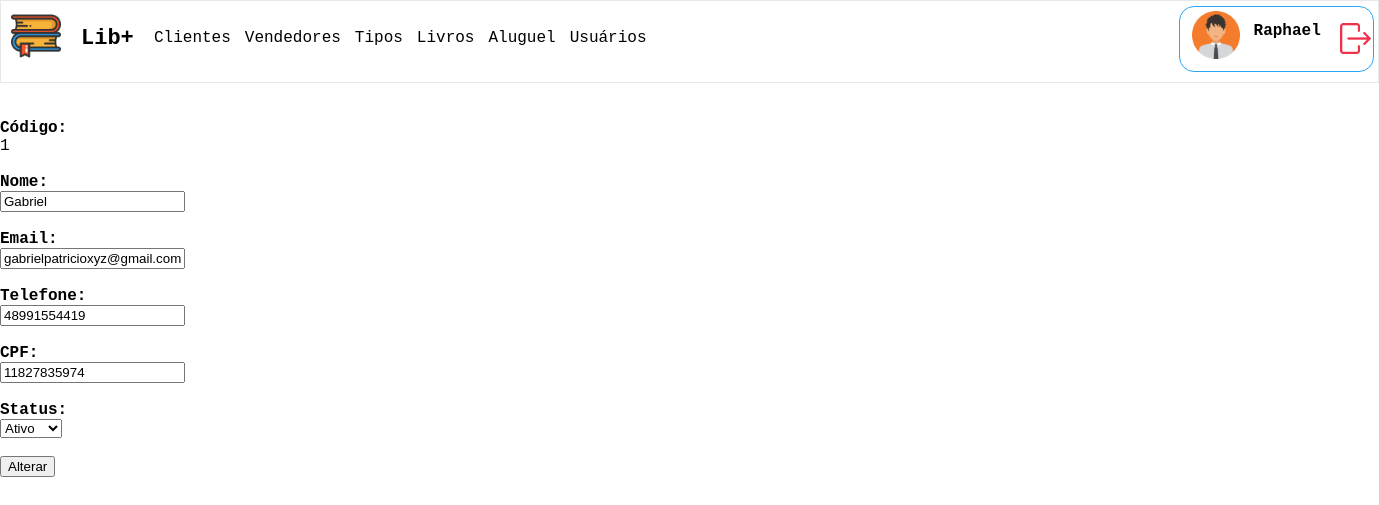
Before: /alterar_clientes.php?id=1 (signed in) with the older database file.
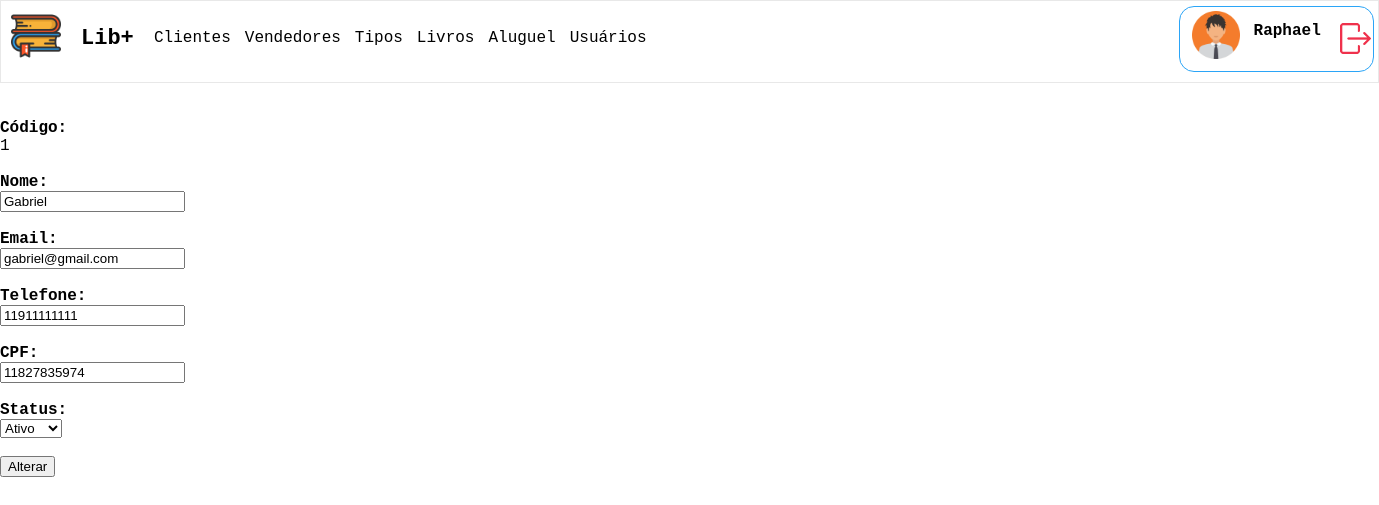
After: the same page with the newer database file.
### tables this page shows
CREATE TABLE `cliente` (
  `id` int(11) NOT NULL,
  `nome` varchar(150) NOT NULL,
  `email` varchar(150) NOT NULL,
  `telefone` varchar(14) NOT NULL,
  `cpf` char(14) NOT NULL,
  `status` char(1) NOT NULL
);

### alterar_clientes.php (the view, shortened to what this page needs)
<?php
	include('conexao.php');
	$id = $_GET['id'];
	$sql = "SELECT * FROM cliente WHERE id = {$id}";
	$query = mysqli_query($conexao, $sql);
	$item = mysqli_fetch_array($query, MYSQLI_ASSOC);
?>
<!DOCTYPE html>
<html lang="pt=br">
	<head>
	</head>
	<body>
		<?php include('menu.php'); ?>
		<form action="alterar_clientes_db.php" method="post">
			<label>Código:</label><br>
			<?php echo $id; ?><br><br>
			<label for="nome">Nome:</label><br>
			<input type="text" name="nome" id="nome" maxlength="150" value="<?php echo $item['nome']; ?>"><br><br>
			<label for="email">Email:</label><br>
			<input type="text" name="email" id="email" maxlength="150" value="<?php echo $item['email']; ?>"><br><br>
			<label for="telefone">Telefone:</label><br>
			<input type="text" name="telefone" id="telefone" maxlength="14" value="<?php echo $item['telefone']; ?>"><br><br>
			<label for="cpf">CPF:</label><br>
			<input type="text" name="cpf" id="cpf" maxlength="14" value="<?php echo $item['cpf']; ?>"><br><br>
			<label for="status">Status:</label><br>
			<select name="status" id="status">
				<option value="A"<?php if ($item['status'] == 'A') { ?> selected="selected"<?php } ?>>Ativo</option>
			</select><br><br>
			<button type="submit">Alterar</button>
		</form>
	</body>
</html>

### menu.php (shortened to what this page needs)
<link rel="stylesheet" type="text/css" href="css/style.css" media="screen">
<head>
</head>
<body>
    <header>
        <div class="cabecalho">
             <img class="logo" src="imagens/logo.png" alt="logo">
	    </div>
	    <div class="cabecalho">
		     <h1>  Lib+ </h1>
	    </div>
        <div class="menu">
            <table>
                <thead>
                    <tr>
                        <th><a class="link-menu" href="listar_clientes.php">Clientes</a></th>
                        <th><a class="link-menu" href="listar_vendedores.php">Vendedores</a></th>
                        <th><a class="link-menu" href="listar_tipos.php">Tipos</a></th>
                        <th><a class="link-menu" href="listar_livros.php">Livros</a></th>
                        <th><a class="link-menu" href="listar_aluguel.php">Aluguel</a></th>
                        <th><a class="link-menu" href="listar_usuarios.php">Usuários</a></th>
                    </tr>
                </thead>
            </table>
        </div>
        <div class="user-box">
			<img class="img-box" src="imagens/user.png" alt="user" > <br>
			<p class="nome-box"> <?php echo $_SESSION['usuario']['nome'];?> </p><br>
			<a href="sair.php"><img class="button-box" src="imagens/sair.png"></a>
		</div>
    </header>
</body>
<br><br>

### css/style.css (style rules this page uses)
body { background: white; font-family: 'Source Code Pro', monospace; font-style: normal; font-size: 16px; margin: 0px; }
.user-box { display: flex; border: 1px #2ba5f7 solid; border-radius: 15px; width: 14%; padding: 0px 0px 10px 0px; margin: 5px 0px 0px 530px; }
.img-box { margin: 2% 0% 0% 6%; height: 48px; }
.nome-box { margin: 8% 0% 0% 7%; font-weight: bold; }
.button-box { width: 35px; margin: 40% 0% 0% 20%; }
label { font-weight: bold; }
.logo { height: 50px; }
.cabecalho { float: left; padding: 10px; height: 50px; width: 50px; }
.menu { margin-top: 25px; }
.link-menu { color: black; margin-left: 10px; border-radius: 15px; background-color: white; text-decoration: none; font-weight: normal; }
header { display: flex; background-color: #ffffff; border: 1px #E8E8E8 solid; padding-bottom: 10px; }
h1 { font-size: 22px; }
.tabela tbody, tr { border-bottom: 1px solid #dddddd; }
p { text-align: center; margin: 0 10px 0px 0px; }
a { color: black; margin-left: 10px; border-radius: 15px; background-color: white; text-decoration: none; font-weight: normal; }

Changed rows visible on the page:
changed cliente "Gabriel": email "gabrielpatricioxyz@gmail.com" → "gabriel@gmail.com"; telefone "48991554419" → "11911111111"
